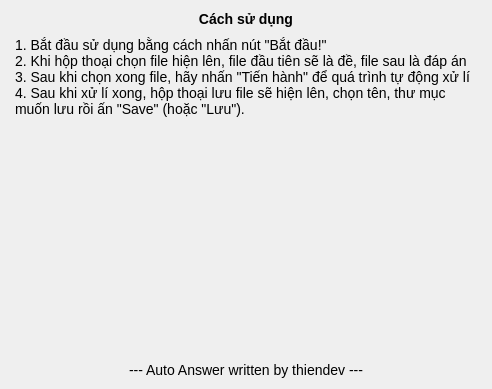
<?xml version="1.0" encoding="UTF-8"?>
<ui version="4.0">
 <class>Form</class>
 <widget class="QWidget" name="Form">
  <property name="geometry">
   <rect>
    <x>0</x>
    <y>0</y>
    <width>492</width>
    <height>389</height>
   </rect>
  </property>
  <property name="windowTitle">
   <string>Hướng dẫn sử dụng</string>
  </property>
  <property name="styleSheet">
   <string notr="true">font: 8pt &quot;Leelawadee UI&quot;;
font-size: 14px</string>
  </property>
  <layout class="QVBoxLayout" name="verticalLayout">
   <item>
    <widget class="QLabel" name="label">
     <property name="styleSheet">
      <string notr="true">font-weight: bold;</string>
     </property>
     <property name="text">
      <string>Cách sử dụng</string>
     </property>
     <property name="alignment">
      <set>Qt::AlignCenter</set>
     </property>
    </widget>
   </item>
   <item>
    <widget class="QTextEdit" name="textEdit">
     <property name="styleSheet">
      <string notr="true">background-color: rgba(255, 255, 255, 0);</string>
     </property>
     <property name="frameShape">
      <enum>QFrame::NoFrame</enum>
     </property>
     <property name="readOnly">
      <bool>true</bool>
     </property>
     <property name="html">
      <string>&lt;!DOCTYPE HTML PUBLIC &quot;-//W3C//DTD HTML 4.0//EN&quot; &quot;http://www.w3.org/TR/REC-html40/strict.dtd&quot;&gt;
&lt;html&gt;&lt;head&gt;&lt;meta name=&quot;qrichtext&quot; content=&quot;1&quot; /&gt;&lt;style type=&quot;text/css&quot;&gt;
p, li { white-space: pre-wrap; }
&lt;/style&gt;&lt;/head&gt;&lt;body style=&quot; font-family:'Leelawadee UI'; font-size:14px; font-weight:400; font-style:normal;&quot;&gt;
&lt;p style=&quot; margin-top:0px; margin-bottom:0px; margin-left:0px; margin-right:0px; -qt-block-indent:0; text-indent:0px;&quot;&gt;&lt;span style=&quot; font-size:14px;&quot;&gt;1. Bắt đầu sử dụng bằng cách nhấn nút &amp;quot;Bắt đầu!&amp;quot;&lt;/span&gt;&lt;/p&gt;
&lt;p style=&quot; margin-top:0px; margin-bottom:0px; margin-left:0px; margin-right:0px; -qt-block-indent:0; text-indent:0px;&quot;&gt;&lt;span style=&quot; font-size:14px;&quot;&gt;2. Khi hộp thoại chọn file hiện lên, file đầu tiên sẽ là đề, file sau là đáp án&lt;/span&gt;&lt;/p&gt;
&lt;p style=&quot; margin-top:0px; margin-bottom:0px; margin-left:0px; margin-right:0px; -qt-block-indent:0; text-indent:0px;&quot;&gt;&lt;span style=&quot; font-size:14px;&quot;&gt;3. Sau khi chọn xong file, hãy nhấn &amp;quot;Tiến hành&amp;quot; để quá trình tự động xử lí&lt;/span&gt;&lt;/p&gt;
&lt;p style=&quot; margin-top:0px; margin-bottom:0px; margin-left:0px; margin-right:0px; -qt-block-indent:0; text-indent:0px;&quot;&gt;&lt;span style=&quot; font-size:14px;&quot;&gt;4. Sau khi xử lí xong, hộp thoại lưu file sẽ hiện lên, chọn tên, thư mục muốn lưu rồi ấn &amp;quot;Save&amp;quot; (hoặc &amp;quot;Lưu&amp;quot;).&lt;/span&gt;&lt;/p&gt;&lt;/body&gt;&lt;/html&gt;</string>
     </property>
    </widget>
   </item>
   <item>
    <widget class="QLabel" name="label_2">
     <property name="text">
      <string>--- Auto Answer written by thiendev ---</string>
     </property>
     <property name="alignment">
      <set>Qt::AlignCenter</set>
     </property>
    </widget>
   </item>
  </layout>
 </widget>
 <resources>
  <include location="help.qrc"/>
 </resources>
 <connections/>
</ui>
